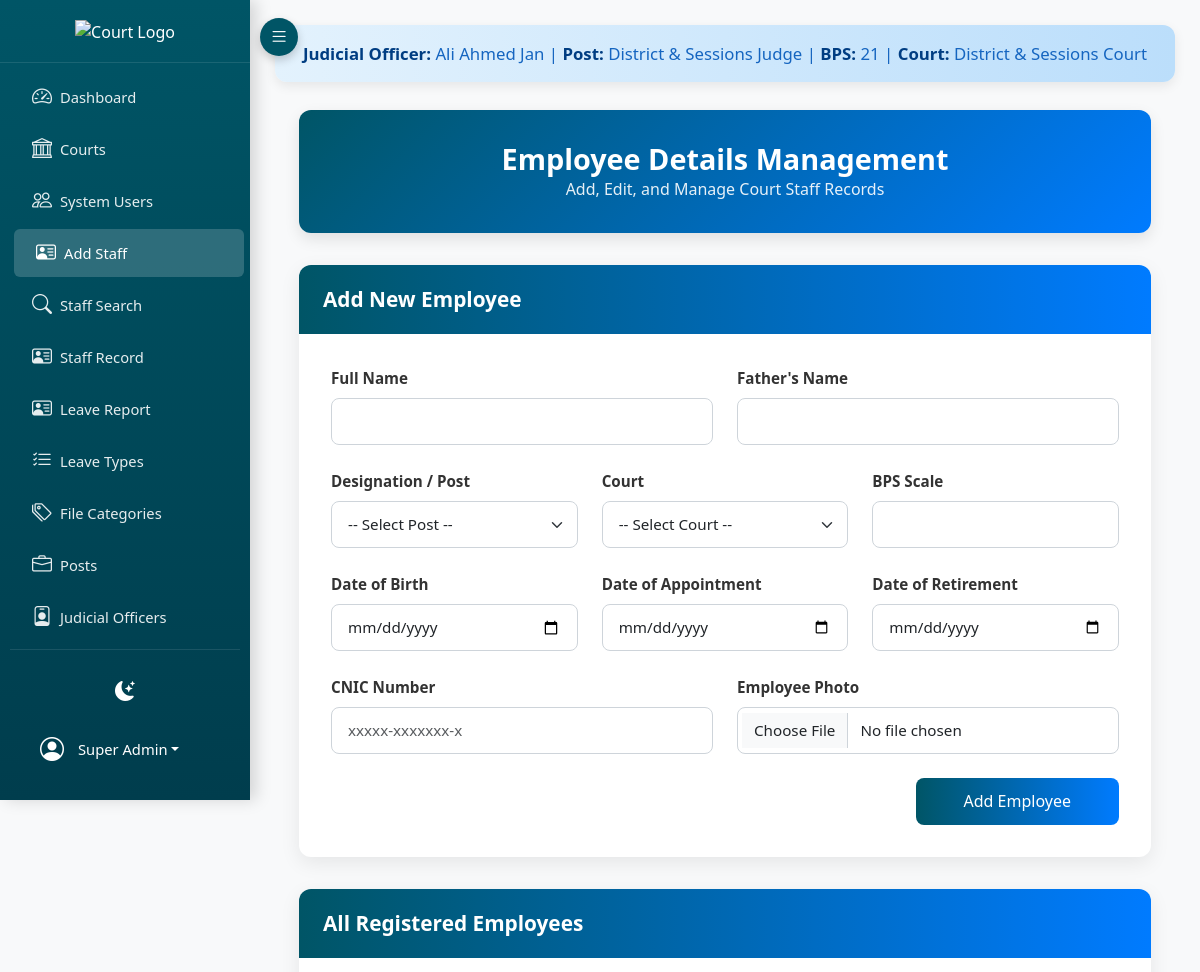
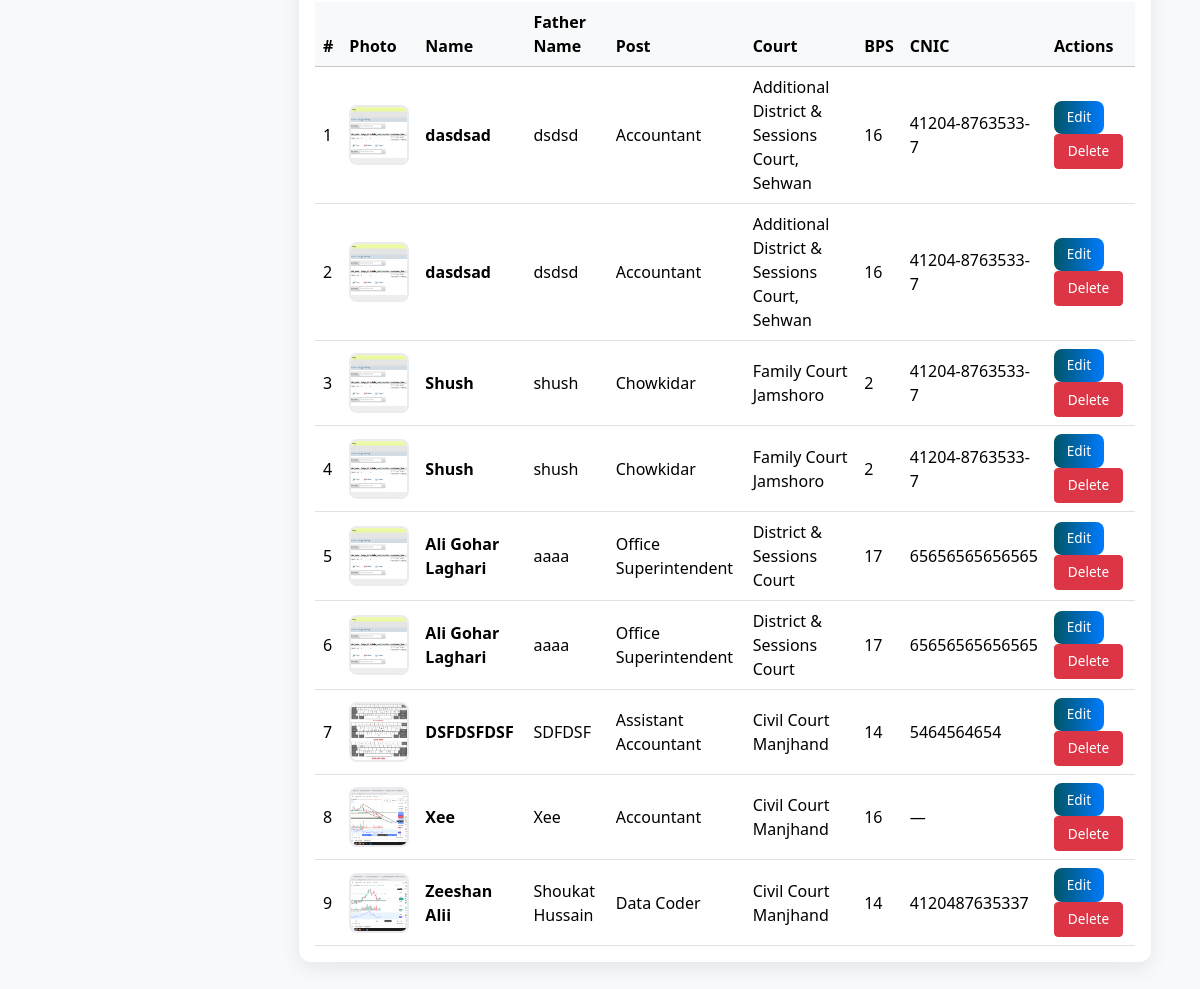
The page /project_root/index.php?page=employee_details (signed in) on the database its author committed (2 pictures, top to bottom).
### tables this page shows
CREATE TABLE IF NOT EXISTS `judicial_officers` (
  `id` int(11) NOT NULL AUTO_INCREMENT,
  `officer_id` int(11) DEFAULT NULL,
  `post_id` int(11) DEFAULT NULL,
  `name` varchar(255) NOT NULL,
  `post` varchar(255) NOT NULL,
  `bps` varchar(20) NOT NULL,
  `court_id` int(11) DEFAULT NULL,
  `created_at` timestamp NULL DEFAULT CURRENT_TIMESTAMP,
  `status` varchar(50) DEFAULT 'Posted',
  `joining_date` date DEFAULT NULL,
  `transferred_date` date DEFAULT NULL,
  `district_id` int(11) DEFAULT NULL,
  `transferred_district` varchar(255) DEFAULT NULL,
  PRIMARY KEY (`id`),
  KEY `court_id` (`court_id`),
  KEY `fk_district` (`district_id`),
  KEY `fk_post` (`post_id`),
  KEY `fk_officer` (`officer_id`)
);

CREATE TABLE IF NOT EXISTS `courts` (
  `id` int(11) NOT NULL AUTO_INCREMENT,
  `name` varchar(255) NOT NULL,
  `district` varchar(255) DEFAULT NULL,
  `taluka` varchar(255) DEFAULT NULL,
  PRIMARY KEY (`id`)
);

CREATE TABLE IF NOT EXISTS `employee_details` (
  `id` int(11) NOT NULL AUTO_INCREMENT,
  `name` varchar(150) NOT NULL,
  `father_name` varchar(150) NOT NULL,
  `post_id` int(11) NOT NULL,
  `court_id` int(11) NOT NULL,
  `bps` varchar(20) NOT NULL,
  `date_of_birth` date DEFAULT NULL,
  `date_of_appointment` date NOT NULL,
  `date_of_retirement` date NOT NULL,
  `cnic` varchar(20) DEFAULT NULL,
  `pic` varchar(255) DEFAULT NULL,
  `created_at` timestamp NULL DEFAULT CURRENT_TIMESTAMP,
  `updated_at` timestamp NULL DEFAULT CURRENT_TIMESTAMP ON UPDATE CURRENT_TIMESTAMP,
  PRIMARY KEY (`id`),
  KEY `fk_post` (`post_id`),
  KEY `fk_employee_details_court` (`court_id`)
);

CREATE TABLE IF NOT EXISTS `posts` (
  `id` int(11) NOT NULL AUTO_INCREMENT,
  `serial_no` int(11) DEFAULT '0',
  `court_name` varchar(100) NOT NULL,
  `post_name` varchar(255) NOT NULL,
  `bps` int(11) NOT NULL,
  `sanctioned_strength` int(11) DEFAULT '0',
  `working_strength` int(11) DEFAULT '0',
  `vacant` int(11) GENERATED ALWAYS AS ((`sanctioned_strength` - `working_strength`)) STORED,
  PRIMARY KEY (`id`)
);

### backend/views/employee_details.php (the view, shortened to what this page needs)
<?php
include __DIR__ . '/header.php';
$uploadsUrl = rtrim(dirname($_SERVER['SCRIPT_NAME']), '/\\') . '/../Uploads/employees/';
$stmt = $pdo->query("
    SELECT ed.id,
           ed.name,
           ed.father_name,
           ed.bps,
           ed.date_of_birth,
           ed.date_of_appointment,
           ed.date_of_retirement,
           ed.cnic,
           ed.pic,
           p.post_name AS post_name,
           c.name AS court_name
    FROM employee_details ed
    JOIN posts p ON p.id = ed.post_id
    JOIN courts c ON c.id = ed.court_id
    ORDER BY ed.id DESC
");
$employees = $stmt->fetchAll(PDO::FETCH_ASSOC);
$edit = null;
?>
<div class="container-fluid mt-4">
    <div class="page-title">
        <h3>Employee Details Management</h3>
        <small>Add, Edit, and Manage Court Staff Records</small>
    </div>
    <div class="form-card">
        <div class="form-header">
            <?= $edit ? 'Edit Employee' : 'Add New Employee' ?>
        </div>
        <div class="form-body">
            <form method="post" enctype="multipart/form-data">
                <div class="row g-4">
                    <div class="col-lg-6">
                        <label class="form-label">Full Name</label>
                        <input type="text" name="name" class="form-control" required value="<?= htmlspecialchars($edit['name'] ?? '') ?>">
                    </div>
                    <div class="col-lg-6">
                        <label class="form-label">Father's Name</label>
                        <input type="text" name="father_name" class="form-control" required value="<?= htmlspecialchars($edit['father_name'] ?? '') ?>">
                    </div>
                    <div class="col-lg-4">
                        <label class="form-label">Designation / Post</label>
                        <select name="post_id" class="form-select" required onchange="updateBPS(this)">
                            <option value="">-- Select Post --</option>
                        </select>
                    </div>
                    <div class="col-lg-4">
                        <label class="form-label">Court</label>
                        <select name="court_id" class="form-select" required>
                            <option value="">-- Select Court --</option>
                        </select>
                    </div>
                    <div class="col-lg-4">
                        <label class="form-label">BPS Scale</label>
                        <input type="text" name="bps" id="bps" class="form-control" readonly value="<?= htmlspecialchars($edit['bps'] ?? '') ?>">
                    </div>
                    <div class="col-lg-4">
                        <label class="form-label">Date of Birth</label>
                        <input type="date" name="date_of_birth" class="form-control" value="<?= htmlspecialchars($edit['date_of_birth'] ?? '') ?>">
                    </div>
                    <div class="col-lg-4">
                        <label class="form-label">Date of Appointment</label>
                        <input type="date" name="date_of_appointment" class="form-control" required value="<?= htmlspecialchars($edit['date_of_appointment'] ?? '') ?>">
                    </div>
                    <div class="col-lg-4">
                        <label class="form-label">Date of Retirement</label>
                        <input type="date" name="date_of_retirement" class="form-control" required value="<?= htmlspecialchars($edit['date_of_retirement'] ?? '') ?>">
                    </div>
                    <div class="col-lg-6">
                        <label class="form-label">CNIC Number</label>
                        <input type="text" name="cnic" class="form-control" placeholder="xxxxx-xxxxxxx-x" value="<?= htmlspecialchars($edit['cnic'] ?? '') ?>">
                    </div>
                    <div class="col-lg-6">
                        <label class="form-label">Employee Photo</label>
                        <input type="file" name="pic" class="form-control" accept="image/*">
                    </div>
                </div>
                <div class="text-end mt-4">
                    <button type="submit" name="save_employee_detail" class="btn btn-primary px-5">
                        <?= $edit ? 'Update Employee' : 'Add Employee' ?>
                    </button>
                </div>
            </form>
        </div>
    </div>
    <div class="table-card">
        <div class="table-header">
            All Registered Employees
        </div>
        <div class="table-responsive p-3">
            <table class="table table-hover align-middle">
                <thead class="table-light">
                    <tr>
                        <th>#</th>
                        <th>Photo</th>
                        <th>Name</th>
                        <th>Father Name</th>
                        <th>Post</th>
                        <th>Court</th>
                        <th>BPS</th>
                        <th>CNIC</th>
                        <th>Actions</th>
                    </tr>
                </thead>
                <tbody>
                    <?php if (empty($employees)): ?>
                    <tr>
                        <td colspan="9" class="text-center py-5 text-muted">No employees added yet.</td>
                    </tr>
                    <?php else: ?>
                    <?php foreach ($employees as $i => $e): ?>
                    <tr>
                        <td><?= $i + 1 ?></td>
                        <td>
                            <?php if (!empty($e['pic'])): ?>
                            <img src="<?= htmlspecialchars($uploadsUrl . $e['pic']) ?>" alt="Photo" onclick="showImage(this.src)">
                            <?php else: ?>
                            <div class="bg-light border rounded d-flex align-items-center justify-content-center" style="width:60px;height:60px;">
                                <i class="bi bi-person text-muted" style="font-size:24px;"></i>
                            </div>
                            <?php endif; ?>
                        </td>
                        <td><strong><?= htmlspecialchars($e['name']) ?></strong></td>
                        <td><?= htmlspecialchars($e['father_name']) ?></td>
                        <td><?= htmlspecialchars($e['post_name']) ?></td>
                        <td><?= htmlspecialchars($e['court_name']) ?></td>
                        <td><?= htmlspecialchars($e['bps']) ?></td>
                        <td><?= htmlspecialchars($e['cnic'] ?: '—') ?></td>
                        <td class="action-btns">
                            <a href="?page=employee_details&edit=<?= $e['id'] ?>" class="btn btn-sm btn-primary">Edit</a>
                            <a href="?page=employee_details&delete=<?= $e['id'] ?>" class="btn btn-sm btn-danger" onclick="return confirm('Delete this employee permanently?')">Delete</a>
                        </td>
                    </tr>
                    <?php endforeach; ?>
                    <?php endif; ?>
                </tbody>
            </table>
        </div>
    </div>
</div>
<?php include __DIR__ . '/footer.php'; ?>

### backend/views/header.php (shortened to what this page needs)
<?php if (!isset($_SESSION)) session_start();
$user = $_SESSION['user'] ?? null;
$isAdmin = $user && (($user['role'] ?? '') === 'admin');
$judicialInfo = null;
if ($isAdmin && isset($pdo)) {
    try {
        $stmt = $pdo->prepare("
            SELECT jo.name AS officer_name,
                   jo.post AS officer_post,
                   jo.bps AS officer_bps,
                   c.name AS court_name
            FROM judicial_officers jo
            LEFT JOIN courts c ON c.id = jo.court_id
            WHERE jo.post = 'District & Sessions Judge'
              AND jo.status = 'Posted'
            LIMIT 1
        ");
        $stmt->execute();
        $judicialInfo = $stmt->fetch(PDO::FETCH_ASSOC);
    } catch (Throwable $e) {
    }
}
$currentPage = $_GET['page'] ?? 'dashboard';
?>
<!DOCTYPE html>
<html lang="en" data-bs-theme="light">
<head>
    <link href="https://cdn.jsdelivr.net/npm/bootstrap@5.3.2/dist/css/bootstrap.min.css" rel="stylesheet">
    <link href="https://cdn.jsdelivr.net/npm/bootstrap-icons@1.11.3/font/bootstrap-icons.min.css" rel="stylesheet">
</head>
<body>
<div class="sidebar" id="sidebar">
    <div class="logo">
        <img src="../assets/images/DC-LOGO.png" alt="Court Logo">
    </div>
    <div class="menu-scroll">
        <nav class="nav flex-column">
            <a href="?page=dashboard" class="nav-link <?= $currentPage === 'dashboard' ? 'active' : '' ?>">
                <i class="bi bi-speedometer2"></i>
                <span class="nav-text">Dashboard</span>
            </a>
            <?php if ($isAdmin): ?>
            <a href="?page=courts" class="nav-link <?= in_array($currentPage, ['courts']) ? 'active' : '' ?>">
                <i class="bi bi-bank"></i>
                <span class="nav-text">Courts</span>
            </a>
            <a href="?page=employees" class="nav-link <?= in_array($currentPage, ['employees']) ? 'active' : '' ?>">
                <i class="bi bi-people"></i>
                <span class="nav-text">System Users</span>
            </a>
            <a href="?page=employee_details" class="nav-link <?= in_array($currentPage, ['employee_details']) ? 'active' : '' ?>">
                <i class="bi bi-person-vcard"></i>
                <span class="nav-text">Add Staff</span>
            </a>
            <a href="?page=employee_search" class="nav-link <?= in_array($currentPage, ['employee_search', 'employee_profile']) ? 'active' : '' ?>">
                <i class="bi bi-search"></i>
                <span class="nav-text">Staff Search</span>
            </a>
            <a href="?page=files" class="nav-link <?= in_array($currentPage, ['files']) ? 'active' : '' ?>">
                <i class="bi bi-person-vcard"></i>
                <span class="nav-text">Staff Record</span>
            </a>
            <a href="?page=casual_leave_report" class="nav-link <?= in_array($currentPage, ['casual_leave_report']) ? 'active' : '' ?>">
                <i class="bi bi-person-vcard"></i>
                <span class="nav-text">Leave Report </span>
            </a>
            <a href="?page=leave_types" class="nav-link <?= in_array($currentPage, ['leave_types']) ? 'active' : '' ?>">
                <i class="bi bi-list-check"></i>
                <span class="nav-text">Leave Types</span>
            </a>
            <a href="?page=file_categories" class="nav-link <?= in_array($currentPage, ['file_categories']) ? 'active' : '' ?>">
                <i class="bi bi-tags"></i>
                <span class="nav-text">File Categories</span>
            </a>
            <a href="?page=posts" class="nav-link <?= in_array($currentPage, ['posts']) ? 'active' : '' ?>">
                <i class="bi bi-briefcase"></i>
                <span class="nav-text">Posts</span>
            </a>
            <a href="?page=judicial_officers" class="nav-link <?= in_array($currentPage, ['judicial_officers']) ? 'active' : '' ?>">
                <i class="bi bi-person-badge"></i>
                <span class="nav-text">Judicial Officers</span>
            </a>
            <?php endif; ?>
        </nav>
    </div>
    <div class="user-section">
        <div class="dark-toggle" id="darkToggle" title="Toggle Dark Mode">
            <i class="bi bi-moon-stars-fill" id="darkIcon"></i>
        </div>
        <div class="dropdown">
            <a class="nav-link dropdown-toggle text-white d-flex align-items-center px-0" href="#" role="button" data-bs-toggle="dropdown">
                <i class="bi bi-person-circle fs-4 me-2"></i>
                <span class="nav-text"><?= htmlspecialchars($user['name'] ?? 'User') ?></span>
            </a>
        </div>
    </div>
</div>
<button class="toggle-btn" id="toggleBtn">
    <i class="bi bi-list"></i>
</button>
<div class="main-content" id="mainContent">
    <?php if ($isAdmin && $judicialInfo): ?>
    <div class="judicial-bar">
        <strong>Judicial Officer:</strong> <?= htmlspecialchars($judicialInfo['officer_name']) ?> |
        <strong>Post:</strong> <?= htmlspecialchars($judicialInfo['officer_post']) ?> |
        <strong>BPS:</strong> <?= htmlspecialchars($judicialInfo['officer_bps']) ?> |
        <strong>Court:</strong> <?= htmlspecialchars($judicialInfo['court_name'] ?? 'District & Sessions Court Jamshoro') ?>
    </div>
    <?php endif; ?>
    <div class="container-fluid">

### rows shown on the page
judicial_officers: name "Ali Ahmed Jan", post "District & Sessions Judge", bps "21", court.name "District & Sessions Court"
employee_details: pic (picture), name "dasdsad", father_name "dsdsd", post.post_name "Accountant", court.name "Additional District & Sessions Court, Sehwan", bps "16", cnic "41204-8763533-7"
employee_details: pic (picture), name "dasdsad", father_name "dsdsd", post.post_name "Accountant", court.name "Additional District & Sessions Court, Sehwan", bps "16", cnic "41204-8763533-7"
employee_details: pic (picture), name "Shush", father_name "shush", post.post_name "Chowkidar", court.name "Family Court Jamshoro", bps "2", cnic "41204-8763533-7"
employee_details: pic (picture), name "Shush", father_name "shush", post.post_name "Chowkidar", court.name "Family Court Jamshoro", bps "2", cnic "41204-8763533-7"
employee_details: pic (picture), name "Ali Gohar Laghari", father_name "aaaa", post.post_name "Office Superintendent", court.name "District & Sessions Court", bps "17", cnic "65656565656565"
employee_details: pic (picture), name "Ali Gohar Laghari", father_name "aaaa", post.post_name "Office Superintendent", court.name "District & Sessions Court", bps "17", cnic "65656565656565"
employee_details: pic (picture), name "DSFDSFDSF", father_name "SDFDSF", post.post_name "Assistant Accountant", court.name "Civil Court Manjhand", bps "14", cnic "5464564654"
employee_details: pic (picture), name "Xee", father_name "Xee", post.post_name "Accountant", court.name "Civil Court Manjhand", bps "16", cnic "—"
employee_details: pic (picture), name "Zeeshan Alii", father_name "Shoukat Hussain", post.post_name "Data Coder", court.name "Civil Court Manjhand", bps "14", cnic "4120487635337"

### other values the page prints
$user['name'] "Super Admin"
